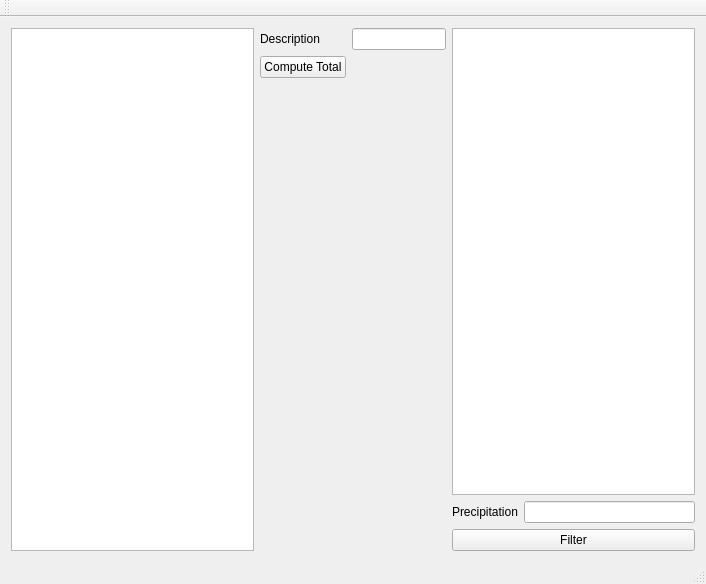
<?xml version="1.0" encoding="UTF-8"?>
<ui version="4.0">
 <class>GUIClass</class>
 <widget class="QMainWindow" name="GUIClass">
  <property name="geometry">
   <rect>
    <x>0</x>
    <y>0</y>
    <width>706</width>
    <height>584</height>
   </rect>
  </property>
  <property name="windowTitle">
   <string>GUI</string>
  </property>
  <widget class="QWidget" name="centralWidget">
   <layout class="QHBoxLayout" name="horizontalLayout">
    <item>
     <layout class="QVBoxLayout" name="verticalLayout">
      <item>
       <widget class="QListWidget" name="repoList"/>
      </item>
     </layout>
    </item>
    <item>
     <layout class="QFormLayout" name="formLayout">
      <item row="0" column="0">
       <widget class="QLabel" name="descriptionLabel">
        <property name="text">
         <string>Description</string>
        </property>
       </widget>
      </item>
      <item row="0" column="1">
       <widget class="QLineEdit" name="descriptionLineEdit"/>
      </item>
      <item row="1" column="0">
       <widget class="QPushButton" name="computeButton">
        <property name="text">
         <string>Compute Total</string>
        </property>
       </widget>
      </item>
      <item row="2" column="0">
       <widget class="QLabel" name="calculateLabel">
        <property name="text">
         <string/>
        </property>
       </widget>
      </item>
     </layout>
    </item>
    <item>
     <layout class="QVBoxLayout" name="verticalLayout_2">
      <item>
       <widget class="QListWidget" name="listPrecipitation"/>
      </item>
      <item>
       <layout class="QFormLayout" name="formLayout_3">
        <item row="0" column="0">
         <widget class="QLabel" name="precipitationLabel">
          <property name="text">
           <string>Precipitation</string>
          </property>
         </widget>
        </item>
        <item row="0" column="1">
         <widget class="QLineEdit" name="precipitationLineEdit"/>
        </item>
       </layout>
      </item>
      <item>
       <widget class="QPushButton" name="filterButton">
        <property name="text">
         <string>Filter</string>
        </property>
       </widget>
      </item>
     </layout>
    </item>
   </layout>
  </widget>
  <widget class="QMenuBar" name="menuBar">
   <property name="geometry">
    <rect>
     <x>0</x>
     <y>0</y>
     <width>706</width>
     <height>26</height>
    </rect>
   </property>
  </widget>
  <widget class="QToolBar" name="mainToolBar">
   <attribute name="toolBarArea">
    <enum>TopToolBarArea</enum>
   </attribute>
   <attribute name="toolBarBreak">
    <bool>false</bool>
   </attribute>
  </widget>
  <widget class="QStatusBar" name="statusBar"/>
 </widget>
 <layoutdefault spacing="6" margin="11"/>
 <resources>
  <include location="GUI.qrc"/>
 </resources>
 <connections>
  <connection>
   <sender>filterButton</sender>
   <signal>clicked()</signal>
   <receiver>GUIClass</receiver>
   <slot>filterCommand()</slot>
   <hints>
    <hint type="sourcelabel">
     <x>119</x>
     <y>255</y>
    </hint>
    <hint type="destinationlabel">
     <x>145</x>
     <y>319</y>
    </hint>
   </hints>
  </connection>
  <connection>
   <sender>computeButton</sender>
   <signal>clicked()</signal>
   <receiver>GUIClass</receiver>
   <slot>hoursCommand()</slot>
   <hints>
    <hint type="sourcelabel">
     <x>341</x>
     <y>237</y>
    </hint>
    <hint type="destinationlabel">
     <x>365</x>
     <y>287</y>
    </hint>
   </hints>
  </connection>
 </connections>
 <slots>
  <slot>filterCommand()</slot>
  <slot>hoursCommand()</slot>
 </slots>
</ui>
